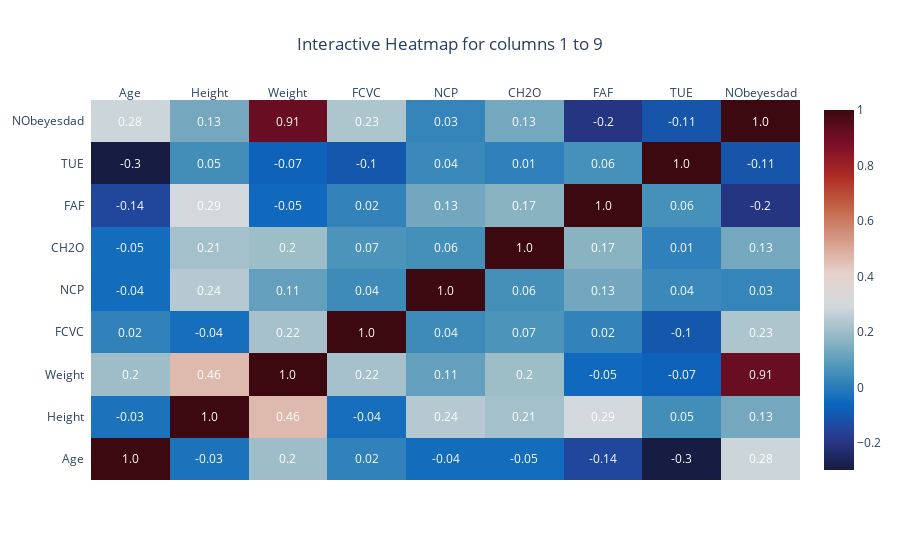

Here is the notebook cell this chart was saved with:
### Code cell
import pandas as pd
import numpy as np
import plotly.figure_factory as ff

# Assuming df is your dataframe and it's already loaded and preprocessed
# Ensure that 'NObeyesdad' is mapped to numerical values as needed

# Number of columns in df
num_cols = len(df.columns)

# Make sure 'NObeyesdad' column is in the dataframe
if 'NObeyesdad' not in df.columns:
    print("The 'NObeyesdad' column does not exist in the dataframe.")

# Loop over each set of 10 columns
for i in range(0, num_cols, 10):
    # Select columns
    if i + 10 < num_cols:
        cols = df.columns[i:i+10].tolist()
    else:
        # In case there are fewer than 10 columns left in the last iteration
        cols = df.columns[i:].tolist()

    # Always include 'NObeyesdad' column
    if 'NObeyesdad' not in cols:
        cols.append('NObeyesdad')

    # Compute correlation and create heatmap
    corr = df[cols].corr().values
    fig = ff.create_annotated_heatmap(
        z=corr, 
        x=cols, 
        y=cols, 
        colorscale='balance',
        annotation_text=np.around(corr, decimals=2).astype(str),
        showscale=True
    )
    fig.update_layout(
        title_text=f'Interactive Heatmap for columns {i+1} to {min(i+10, num_cols)}',
        title_x=0.5
    )
    fig.show()

### Figure 1 — Plotly figure (JSON) as saved in the notebook; plotly's stock layout.template omitted (floating-point values rounded to 4 significant figures)
{"data": [{"colorscale": [[0, "rgb(23, 28, 66)"], [0.09091, "rgb(41, 58, 143)"], [0.1818, "rgb(11, 102, 189)"], [0.2727, "rgb(69, 144, 185)"], [0.3636, "rgb(142, 181, 194)"], [0.4545, "rgb(210, 216, 219)"], [0.5455, "rgb(230, 210, 204)"], [0.6364, "rgb(213, 157, 137)"], [0.7273, "rgb(196, 101, 72)"], [0.8182, "rgb(172, 43, 36)"], [0.9091, "rgb(120, 14, 40)"], [1, "rgb(60, 9, 17)"]], "reversescale": false, "showscale": true, "type": "heatmap", "x": ["Age", "Height", "Weight", "FCVC", "NCP", "CH2O", "FAF", "TUE", "NObeyesdad"], "y": ["Age", "Height", "Weight", "FCVC", "NCP", "CH2O", "FAF", "TUE", "NObeyesdad"], "z": [[1, -0.02596, 0.2026, 0.01629, -0.04394, -0.0453, -0.1449, -0.2969, 0.2829], [-0.02596, 1, 0.4631, -0.03812, 0.2437, 0.2134, 0.2947, 0.05191, 0.1336], [0.2026, 0.4631, 1, 0.2161, 0.1075, 0.2006, -0.05144, -0.07156, 0.9133], [0.01629, -0.03812, 0.2161, 1, 0.04222, 0.06846, 0.01994, -0.1011, 0.2278], [-0.04394, 0.2437, 0.1075, 0.04222, 1, 0.05709, 0.1295, 0.03633, 0.02669], [-0.0453, 0.2134, 0.2006, 0.06846, 0.05709, 1, 0.1672, 0.01197, 0.133], [-0.1449, 0.2947, -0.05144, 0.01994, 0.1295, 0.1672, 1, 0.05856, -0.1999], [-0.2969, 0.05191, -0.07156, -0.1011, 0.03633, 0.01197, 0.05856, 1, -0.108], [0.2829, 0.1336, 0.9133, 0.2278, 0.02669, 0.133, -0.1999, -0.108, 1]]}], "layout": {"annotations": [{"font": {"color": "#FFFFFF"}, "showarrow": false, "text": "1.0", "x": "Age", "xref": "x", "y": "Age", "yref": "y"}, {"font": {"color": "#FFFFFF"}, "showarrow": false, "text": "-0.03", "x": "Height", "xref": "x", "y": "Age", "yref": "y"}, {"font": {"color": "#FFFFFF"}, "showarrow": false, "text": "0.2", "x": "Weight", "xref": "x", "y": "Age", "yref": "y"}, {"font": {"color": "#FFFFFF"}, "showarrow": false, "text": "0.02", "x": "FCVC", "xref": "x", "y": "Age", "yref": "y"}, {"font": {"color": "#FFFFFF"}, "showarrow": false, "text": "-0.04", "x": "NCP", "xref": "x", "y": "Age", "yref": "y"}, {"font": {"color": "#FFFFFF"}, "showarrow": false, "text": "-0.05", "x": "CH2O", "xref": "x", "y": "Age", "yref": "y"}, {"font": {"color": "#FFFFFF"}, "showarrow": false, "text": "-0.14", "x": "FAF", "xref": "x", "y": "Age", "yref": "y"}, {"font": {"color": "#FFFFFF"}, "showarrow": false, "text": "-0.3", "x": "TUE", "xref": "x", "y": "Age", "yref": "y"}, {"font": {"color": "#FFFFFF"}, "showarrow": false, "text": "0.28", "x": "NObeyesdad", "xref": "x", "y": "Age", "yref": "y"}, {"font": {"color": "#FFFFFF"}, "showarrow": false, "text": "-0.03", "x": "Age", "xref": "x", "y": "Height", "yref": "y"}, {"font": {"color": "#FFFFFF"}, "showarrow": false, "text": "1.0", "x": "Height", "xref": "x", "y": "Height", "yref": "y"}, {"font": {"color": "#FFFFFF"}, "showarrow": false, "text": "0.46", "x": "Weight", "xref": "x", "y": "Height", "yref": "y"}, {"font": {"color": "#FFFFFF"}, "showarrow": false, "text": "-0.04", "x": "FCVC", "xref": "x", "y": "Height", "yref": "y"}, {"font": {"color": "#FFFFFF"}, "showarrow": false, "text": "0.24", "x": "NCP", "xref": "x", "y": "Height", "yref": "y"}, {"font": {"color": "#FFFFFF"}, "showarrow": false, "text": "0.21", "x": "CH2O", "xref": "x", "y": "Height", "yref": "y"}, {"font": {"color": "#FFFFFF"}, "showarrow": false, "text": "0.29", "x": "FAF", "xref": "x", "y": "Height", "yref": "y"}, {"font": {"color": "#FFFFFF"}, "showarrow": false, "text": "0.05", "x": "TUE", "xref": "x", "y": "Height", "yref": "y"}, {"font": {"color": "#FFFFFF"}, "showarrow": false, "text": "0.13", "x": "NObeyesdad", "xref": "x", "y": "Height", "yref": "y"}, {"font": {"color": "#FFFFFF"}, "showarrow": false, "text": "0.2", "x": "Age", "xref": "x", "y": "Weight", "yref": "y"}, {"font": {"color": "#FFFFFF"}, "showarrow": false, "text": "0.46", "x": "Height", "xref": "x", "y": "Weight", "yref": "y"}, {"font": {"color": "#FFFFFF"}, "showarrow": false, "text": "1.0", "x": "Weight", "xref": "x", "y": "Weight", "yref": "y"}, {"font": {"color": "#FFFFFF"}, "showarrow": false, "text": "0.22", "x": "FCVC", "xref": "x", "y": "Weight", "yref": "y"}, {"font": {"color": "#FFFFFF"}, "showarrow": false, "text": "0.11", "x": "NCP", "xref": "x", "y": "Weight", "yref": "y"}, {"font": {"color": "#FFFFFF"}, "showarrow": false, "text": "0.2", "x": "CH2O", "xref": "x", "y": "Weight", "yref": "y"}, {"font": {"color": "#FFFFFF"}, "showarrow": false, "text": "-0.05", "x": "FAF", "xref": "x", "y": "Weight", "yref": "y"}, {"font": {"color": "#FFFFFF"}, "showarrow": false, "text": "-0.07", "x": "TUE", "xref": "x", "y": "Weight", "yref": "y"}, {"font": {"color": "#FFFFFF"}, "showarrow": false, "text": "0.91", "x": "NObeyesdad", "xref": "x", "y": "Weight", "yref": "y"}, {"font": {"color": "#FFFFFF"}, "showarrow": false, "text": "0.02", "x": "Age", "xref": "x", "y": "FCVC", "yref": "y"}, {"font": {"color": "#FFFFFF"}, "showarrow": false, "text": "-0.04", "x": "Height", "xref": "x", "y": "FCVC", "yref": "y"}, {"font": {"color": "#FFFFFF"}, "showarrow": false, "text": "0.22", "x": "Weight", "xref": "x", "y": "FCVC", "yref": "y"}, {"font": {"color": "#FFFFFF"}, "showarrow": false, "text": "1.0", "x": "FCVC", "xref": "x", "y": "FCVC", "yref": "y"}, {"font": {"color": "#FFFFFF"}, "showarrow": false, "text": "0.04", "x": "NCP", "xref": "x", "y": "FCVC", "yref": "y"}, {"font": {"color": "#FFFFFF"}, "showarrow": false, "text": "0.07", "x": "CH2O", "xref": "x", "y": "FCVC", "yref": "y"}, {"font": {"color": "#FFFFFF"}, "showarrow": false, "text": "0.02", "x": "FAF", "xref": "x", "y": "FCVC", "yref": "y"}, {"font": {"color": "#FFFFFF"}, "showarrow": false, "text": "-0.1", "x": "TUE", "xref": "x", "y": "FCVC", "yref": "y"}, {"font": {"color": "#FFFFFF"}, "showarrow": false, "text": "0.23", "x": "NObeyesdad", "xref": "x", "y": "FCVC", "yref": "y"}, {"font": {"color": "#FFFFFF"}, "showarrow": false, "text": "-0.04", "x": "Age", "xref": "x", "y": "NCP", "yref": "y"}, {"font": {"color": "#FFFFFF"}, "showarrow": false, "text": "0.24", "x": "Height", "xref": "x", "y": "NCP", "yref": "y"}, {"font": {"color": "#FFFFFF"}, "showarrow": false, "text": "0.11", "x": "Weight", "xref": "x", "y": "NCP", "yref": "y"}, {"font": {"color": "#FFFFFF"}, "showarrow": false, "text": "0.04", "x": "FCVC", "xref": "x", "y": "NCP", "yref": "y"}, {"font": {"color": "#FFFFFF"}, "showarrow": false, "text": "1.0", "x": "NCP", "xref": "x", "y": "NCP", "yref": "y"}, {"font": {"color": "#FFFFFF"}, "showarrow": false, "text": "0.06", "x": "CH2O", "xref": "x", "y": "NCP", "yref": "y"}, {"font": {"color": "#FFFFFF"}, "showarrow": false, "text": "0.13", "x": "FAF", "xref": "x", "y": "NCP", "yref": "y"}, {"font": {"color": "#FFFFFF"}, "showarrow": false, "text": "0.04", "x": "TUE", "xref": "x", "y": "NCP", "yref": "y"}, {"font": {"color": "#FFFFFF"}, "showarrow": false, "text": "0.03", "x": "NObeyesdad", "xref": "x", "y": "NCP", "yref": "y"}, {"font": {"color": "#FFFFFF"}, "showarrow": false, "text": "-0.05", "x": "Age", "xref": "x", "y": "CH2O", "yref": "y"}, {"font": {"color": "#FFFFFF"}, "showarrow": false, "text": "0.21", "x": "Height", "xref": "x", "y": "CH2O", "yref": "y"}, {"font": {"color": "#FFFFFF"}, "showarrow": false, "text": "0.2", "x": "Weight", "xref": "x", "y": "CH2O", "yref": "y"}, {"font": {"color": "#FFFFFF"}, "showarrow": false, "text": "0.07", "x": "FCVC", "xref": "x", "y": "CH2O", "yref": "y"}, {"font": {"color": "#FFFFFF"}, "showarrow": false, "text": "0.06", "x": "NCP", "xref": "x", "y": "CH2O", "yref": "y"}, {"font": {"color": "#FFFFFF"}, "showarrow": false, "text": "1.0", "x": "CH2O", "xref": "x", "y": "CH2O", "yref": "y"}, {"font": {"color": "#FFFFFF"}, "showarrow": false, "text": "0.17", "x": "FAF", "xref": "x", "y": "CH2O", "yref": "y"}, {"font": {"color": "#FFFFFF"}, "showarrow": false, "text": "0.01", "x": "TUE", "xref": "x", "y": "CH2O", "yref": "y"}, {"font": {"color": "#FFFFFF"}, "showarrow": false, "text": "0.13", "x": "NObeyesdad", "xref": "x", "y": "CH2O", "yref": "y"}, {"font": {"color": "#FFFFFF"}, "showarrow": false, "text": "-0.14", "x": "Age", "xref": "x", "y": "FAF", "yref": "y"}, {"font": {"color": "#FFFFFF"}, "showarrow": false, "text": "0.29", "x": "Height", "xref": "x", "y": "FAF", "yref": "y"}, {"font": {"color": "#FFFFFF"}, "showarrow": false, "text": "-0.05", "x": "Weight", "xref": "x", "y": "FAF", "yref": "y"}, {"font": {"color": "#FFFFFF"}, "showarrow": false, "text": "0.02", "x": "FCVC", "xref": "x", "y": "FAF", "yref": "y"}, {"font": {"color": "#FFFFFF"}, "showarrow": false, "text": "0.13", "x": "NCP", "xref": "x", "y": "FAF", "yref": "y"}, {"font": {"color": "#FFFFFF"}, "showarrow": false, "text": "0.17", "x": "CH2O", "xref": "x", "y": "FAF", "yref": "y"}, {"font": {"color": "#FFFFFF"}, "showarrow": false, "text": "1.0", "x": "FAF", "xref": "x", "y": "FAF", "yref": "y"}, {"font": {"color": "#FFFFFF"}, "showarrow": false, "text": "0.06", "x": "TUE", "xref": "x", "y": "FAF", "yref": "y"}, {"font": {"color": "#FFFFFF"}, "showarrow": false, "text": "-0.2", "x": "NObeyesdad", "xref": "x", "y": "FAF", "yref": "y"}, {"font": {"color": "#FFFFFF"}, "showarrow": false, "text": "-0.3", "x": "Age", "xref": "x", "y": "TUE", "yref": "y"}, {"font": {"color": "#FFFFFF"}, "showarrow": false, "text": "0.05", "x": "Height", "xref": "x", "y": "TUE", "yref": "y"}, {"font": {"color": "#FFFFFF"}, "showarrow": false, "text": "-0.07", "x": "Weight", "xref": "x", "y": "TUE", "yref": "y"}, {"font": {"color": "#FFFFFF"}, "showarrow": false, "text": "-0.1", "x": "FCVC", "xref": "x", "y": "TUE", "yref": "y"}, {"font": {"color": "#FFFFFF"}, "showarrow": false, "text": "0.04", "x": "NCP", "xref": "x", "y": "TUE", "yref": "y"}, {"font": {"color": "#FFFFFF"}, "showarrow": false, "text": "0.01", "x": "CH2O", "xref": "x", "y": "TUE", "yref": "y"}, {"font": {"color": "#FFFFFF"}, "showarrow": false, "text": "0.06", "x": "FAF", "xref": "x", "y": "TUE", "yref": "y"}, {"font": {"color": "#FFFFFF"}, "showarrow": false, "text": "1.0", "x": "TUE", "xref": "x", "y": "TUE", "yref": "y"}, {"font": {"color": "#FFFFFF"}, "showarrow": false, "text": "-0.11", "x": "NObeyesdad", "xref": "x", "y": "TUE", "yref": "y"}, {"font": {"color": "#FFFFFF"}, "showarrow": false, "text": "0.28", "x": "Age", "xref": "x", "y": "NObeyesdad", "yref": "y"}, {"font": {"color": "#FFFFFF"}, "showarrow": false, "text": "0.13", "x": "Height", "xref": "x", "y": "NObeyesdad", "yref": "y"}, {"font": {"color": "#FFFFFF"}, "showarrow": false, "text": "0.91", "x": "Weight", "xref": "x", "y": "NObeyesdad", "yref": "y"}, {"font": {"color": "#FFFFFF"}, "showarrow": false, "text": "0.23", "x": "FCVC", "xref": "x", "y": "NObeyesdad", "yref": "y"}, {"font": {"color": "#FFFFFF"}, "showarrow": false, "text": "0.03", "x": "NCP", "xref": "x", "y": "NObeyesdad", "yref": "y"}, {"font": {"color": "#FFFFFF"}, "showarrow": false, "text": "0.13", "x": "CH2O", "xref": "x", "y": "NObeyesdad", "yref": "y"}, {"font": {"color": "#FFFFFF"}, "showarrow": false, "text": "-0.2", "x": "FAF", "xref": "x", "y": "NObeyesdad", "yref": "y"}, {"font": {"color": "#FFFFFF"}, "showarrow": false, "text": "-0.11", "x": "TUE", "xref": "x", "y": "NObeyesdad", "yref": "y"}, {"font": {"color": "#FFFFFF"}, "showarrow": false, "text": "1.0", "x": "NObeyesdad", "xref": "x", "y": "NObeyesdad", "yref": "y"}], "autosize": true, "title": {"text": "Interactive Heatmap for columns 1 to 9", "x": 0.5}, "xaxis": {"autorange": true, "dtick": 1, "gridcolor": "rgb(0, 0, 0)", "range": [-0.5, 8.5], "side": "top", "ticks": "", "type": "category"}, "yaxis": {"autorange": true, "dtick": 1, "range": [-0.557, 8.557], "ticks": "", "ticksuffix": "  ", "type": "category"}}}
